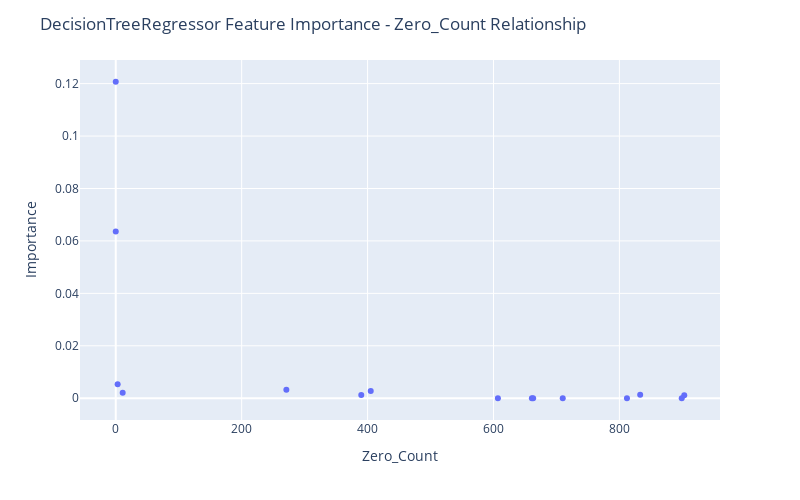

The cell this chart's notebook holds for it:
### Code cell
fig = px.scatter(df_merged[~df_merged["Feature Name"].str.contains("Output")], x="Zero_Count", y="Importance",
                hover_data=["Feature Name"])

fig.update_layout(
    autosize=False,
    width=800,
    height=500,
    title_text=f"DecisionTreeRegressor Feature Importance - Zero_Count Relationship",
)

fig.show()

### Figure 1 — Plotly figure (JSON) as saved in the notebook; plotly's stock layout.template omitted (floating-point values rounded to 4 significant figures)
{"data": [{"customdata": [["Input 14"], ["Input 11"], ["Input 12"], ["Input 02"], ["Input 01"], ["Input 08"], ["Input 13"], ["Input 09"], ["Input 06"], ["Input 03"], ["Input 04"], ["Input 05"], ["Input 07"], ["Input 10"], ["Input 15"]], "hovertemplate": "Zero_Count=%{x}<br>Importance=%{y}<br>Feature Name=%{customdata[0]}<extra></extra>", "legendgroup": "", "marker": {"color": "#636efa", "symbol": "circle"}, "mode": "markers", "name": "", "orientation": "v", "showlegend": false, "type": "scatter", "x": [0, 0, 3, 271, 405, 11, 833, 390, 903, 661, 899, 710, 812, 607, 663], "xaxis": "x", "y": [0.1207, 0.06362, 0.005303, 0.003248, 0.002794, 0.002088, 0.001301, 0.001239, 0.001153, 0, 0, 0, 0, 0, 0], "yaxis": "y"}], "layout": {"autosize": false, "height": 500, "legend": {"tracegroupgap": 0}, "margin": {"t": 60}, "title": {"text": "DecisionTreeRegressor Feature Importance - Zero_Count Relationship"}, "width": 800, "xaxis": {"anchor": "y", "autorange": true, "domain": [0, 1], "range": [-56.78, 959.8], "title": {"text": "Zero_Count"}, "type": "linear"}, "yaxis": {"anchor": "x", "autorange": true, "domain": [0, 1], "range": [-0.008295, 0.129], "title": {"text": "Importance"}, "type": "linear"}}}
